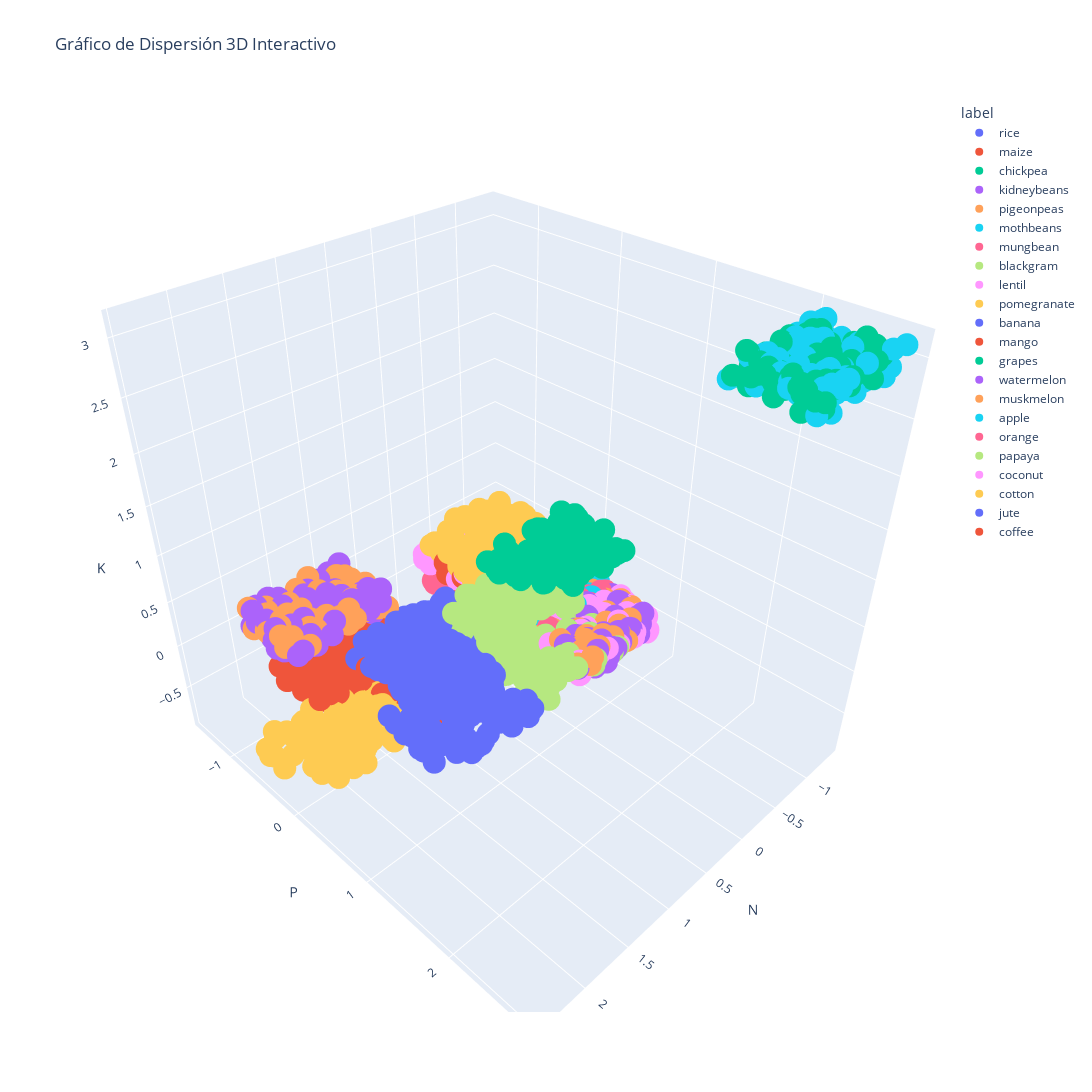

Write notebook code for a chart like this one.
### Code cell
plot_interactivo(xWS_df,'N','P','K','label')
